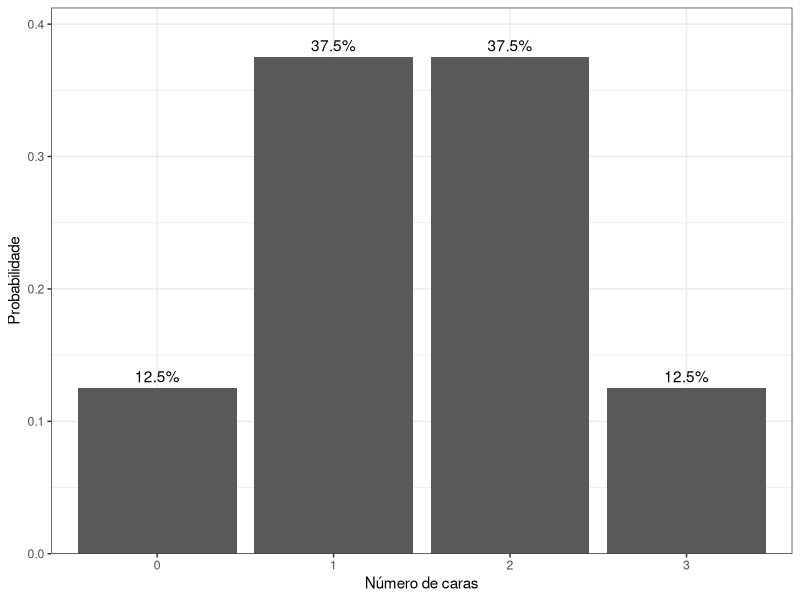
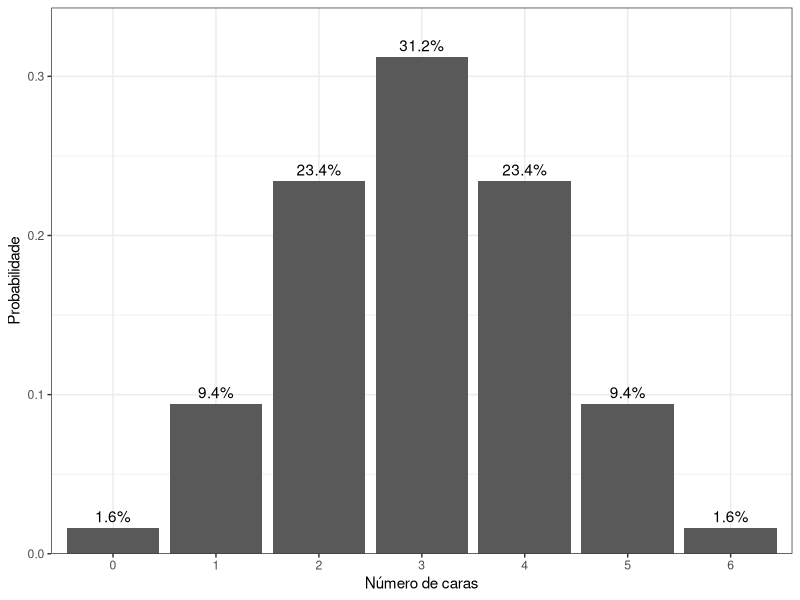
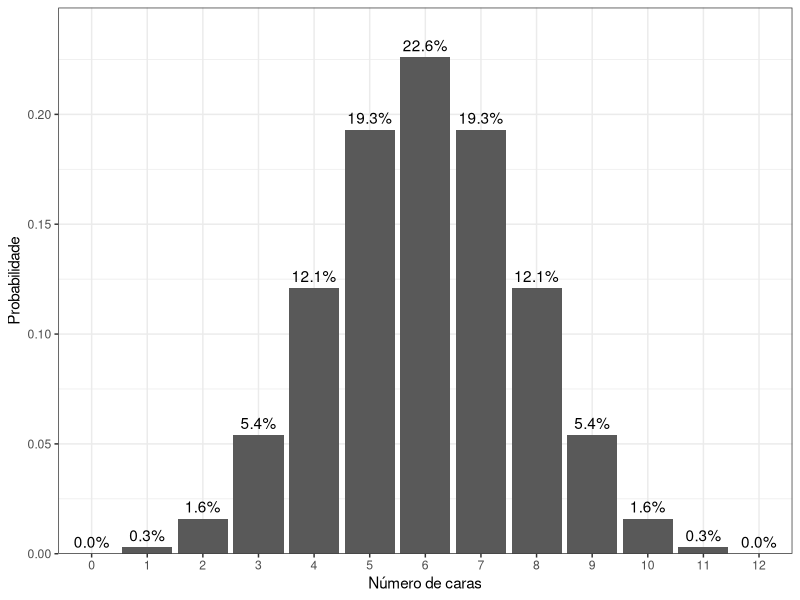
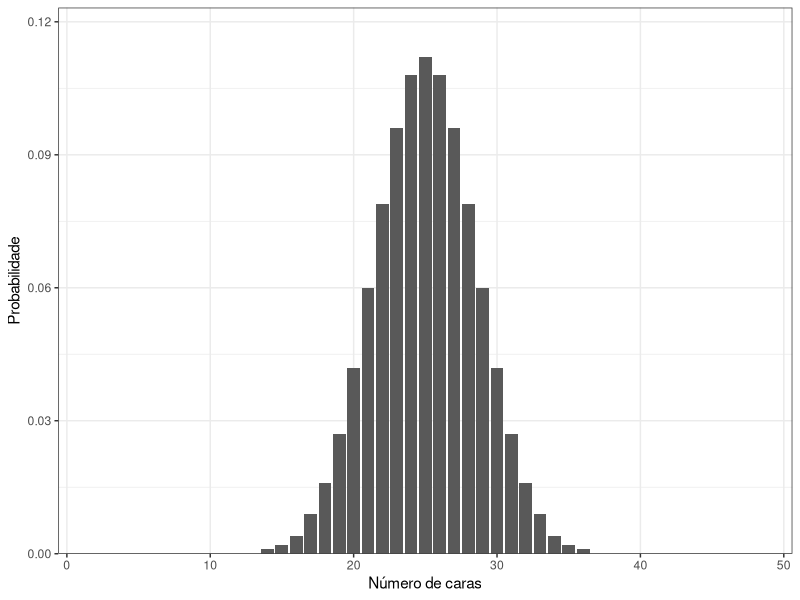
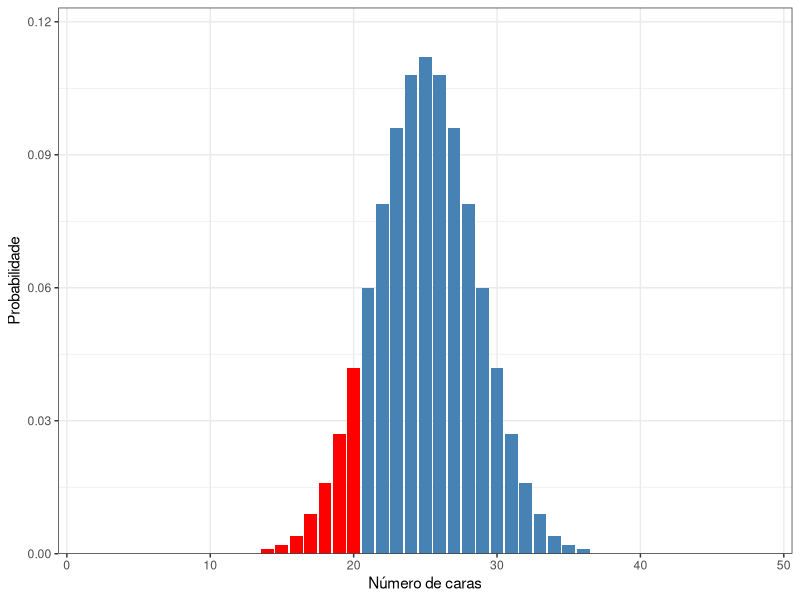

Write R code to recreate these figures, in order.
## ---- chunk 1
#| label: setup
#| include: false
library(tidyverse)
library(flextable)
## ---- chunk 2
#| label: tbl-moeda3
#| tbl-cap: "Probabilidades em 3 lançamentos de uma moeda honesta"

tibble(
  Opção = c("Ca-Ca-Ca", "Ca-Ca-Co", "Ca-Co-Ca", "Ca-Co-Co",
             "Co-Ca-Ca", "Co-Ca-Co", "Co-Co-Ca", "Co-Co-Co"),
  Caras = c(3, 2, 2, 1, 2, 1, 1, 0),
  p     = rep(0.125, 8)
) |>
  flextable() |>
  align(j = c("Caras", "p"), align = "center", part = "all") |>
  bg(i = ~ Caras == 3, bg = "gold") |>
  autofit()
## ---- chunk 3
#| out-width: "70%"
#| out-height: "70%"
#| fig-align: 'center'
#| label: fig-moeda3
#| fig-cap: "Distribuição dos 3 lançamentos de uma moeda honesta"

tibble(
  caras = c(0:3),
  p     = c(1, 3, 3, 1) / 8
) |>
  ggplot(aes(x = factor(caras), y = p)) +
  geom_col() +
  geom_text(aes(label = scales::percent(p, accuracy = 0.1)), vjust = -0.5) +
  scale_y_continuous(expand = expansion(mult = c(0, 0.1))) +
  labs(
    x = "Número de caras",
    y = "Probabilidade"
  ) +
  theme_bw()
## ---- chunk 4
#| output: false
dist6 <- dbinom(x = 0:6, size = 6, prob = 0.5)
df6 <- data.frame(caras = 0:6, p = round(dist6, 3))
## ---- chunk 5
#| label: fig-moeda6
#| fig-cap: "Distribuição de 6 lançamentos de uma moeda honesta"
#| out-width: "70%"
#| out-height: "70%"
#| fig-align: 'center'
  
df6 |> 
  ggplot(aes(x = factor(caras), y = p)) +
  geom_col() +
  geom_text(aes(label = scales::percent(p, accuracy = 0.1)), vjust = -0.5) +
  scale_y_continuous(expand = expansion(mult = c(0, 0.1))) +
  labs(
    x = "Número de caras",
    y = "Probabilidade"
  ) +
  theme_bw()
## ---- chunk 6
#| message: false
#| echo: true
#| out-width: "70%"
#| out-height: "70%"
#| fig-align: 'center'
#| label: fig-moeda12
#| fig-cap: "Distribuição de 12 lançamentos de uma moeda honesta"

dist12 <- dbinom(x = 0:12, size = 12, prob = 0.5)
df12 <- data.frame(caras = 0:12, p = round(dist12, 3))

df12 |> 
  ggplot(aes(x = factor(caras), y = p)) +
  geom_col() +
  geom_text(aes(label = scales::percent(p, accuracy = 0.1)), vjust = -0.5) +
  scale_y_continuous(expand = expansion(mult = c(0, 0.1))) +
  labs(
    x = "Número de caras",
    y = "Probabilidade"
  ) +
  theme_bw()
## ---- chunk 7
#| message: false
#| echo: false
#| out-width: "70%"
#| out-height: "70%"
#| fig-align: 'center'
#| label: fig-moeda50
#| fig-cap: "Distribuição de 50 lançamentos de uma moeda honesta"
dist50 <- dbinom(x = 0:50, size = 50, prob = 0.5)
df50 <- data.frame(caras = 0:50, p = round(dist50, 3))

df50 |> 
  ggplot(aes(x = factor(caras), y = p)) +
  geom_col() +
  scale_x_discrete(breaks = seq(0, 50, 10)) +
  scale_y_continuous(expand = expansion(mult = c(0, 0.1))) +
  labs(
    x = "Número de caras",
    y = "Probabilidade"
  ) +
  theme_bw()
## ---- chunk 8
prob <- dbinom(20, size = 50, prob = 0.5)
format(prob, scientific = FALSE)
## ---- chunk 9
prob_20 <- pbinom(20, size = 50, prob = 0.5)
format(prob_20, scientific = FALSE)
## ---- chunk 10
sum(dbinom(0:20, size = 50, prob = 0.5))
## ---- chunk 11
#| message: false
#| echo: false
#| out-width: "70%"
#| out-height: "70%"
#| fig-align: 'center'
#| label: fig-moeda20
#| fig-cap: "Probabilidade acumulada de cair até 20 caras"
dist50 <- dbinom(x = 0:50, size = 50, prob = 0.5)
df50 <- data.frame(caras = 0:50, p = round(dist50, 3))

df50 |> 
  ggplot(aes(x = factor(caras), y = p, fill = caras <= 20)) +
  geom_col() +
  scale_fill_manual(values = c("TRUE" = "red", "FALSE" = "steelblue"), guide = "none") +
  scale_x_discrete(breaks = seq(0, 50, 10)) +
  scale_y_continuous(expand = expansion(mult = c(0, 0.1))) +
  labs(
    x = "Número de caras",
    y = "Probabilidade"
  ) +
  theme_bw()
## ---- chunk 12
#| label: tbl-efeito
#| tbl-cap: "Valor p e tamanho do efeito para diferentes tamanhos de amostra (P(cara) = 0,51)"
tibble(
  n         = c(100, 500, 1000, 5000, 10000, 100000),
  caras     = round(n * 0.51),
  valor_p   = map_dbl(n, \(x) binom.test(round(x * 0.51), x, p = 0.5)$p.value),
  diferenca = 0.51 - 0.50
) |>
  mutate(
    n         = format(n, big.mark = "", scientific = FALSE),
    caras     = format(caras, big.mark = "", scientific = FALSE),
    valor_p   = format(round(valor_p, 4), scientific = FALSE),
    diferenca = scales::percent(diferenca, accuracy = 0.1)
  ) |>
  rename(
    `Lançamentos (n)` = n,
    `Caras observadas` = caras,
    `Valor p`          = valor_p,
    `Diferença real`   = diferenca
  ) |>
  flextable() |>
  align(align = "center", part = "all") |>
  autofit()
## ---- chunk 13
binom.test(7, 10, p = 0.5)$p.value
## ---- chunk 14
library(pwr)

pwr.p.test(
  h         = ES.h(p1 = 0.70, p2 = 0.50),  # h de Cohen para proporções
  n         = 10,
  sig.level = 0.05
)
## ---- chunk 15
pwr.p.test(
  h         = ES.h(p1 = 0.70, p2 = 0.50),
  sig.level = 0.05,
  power     = 0.80
)
